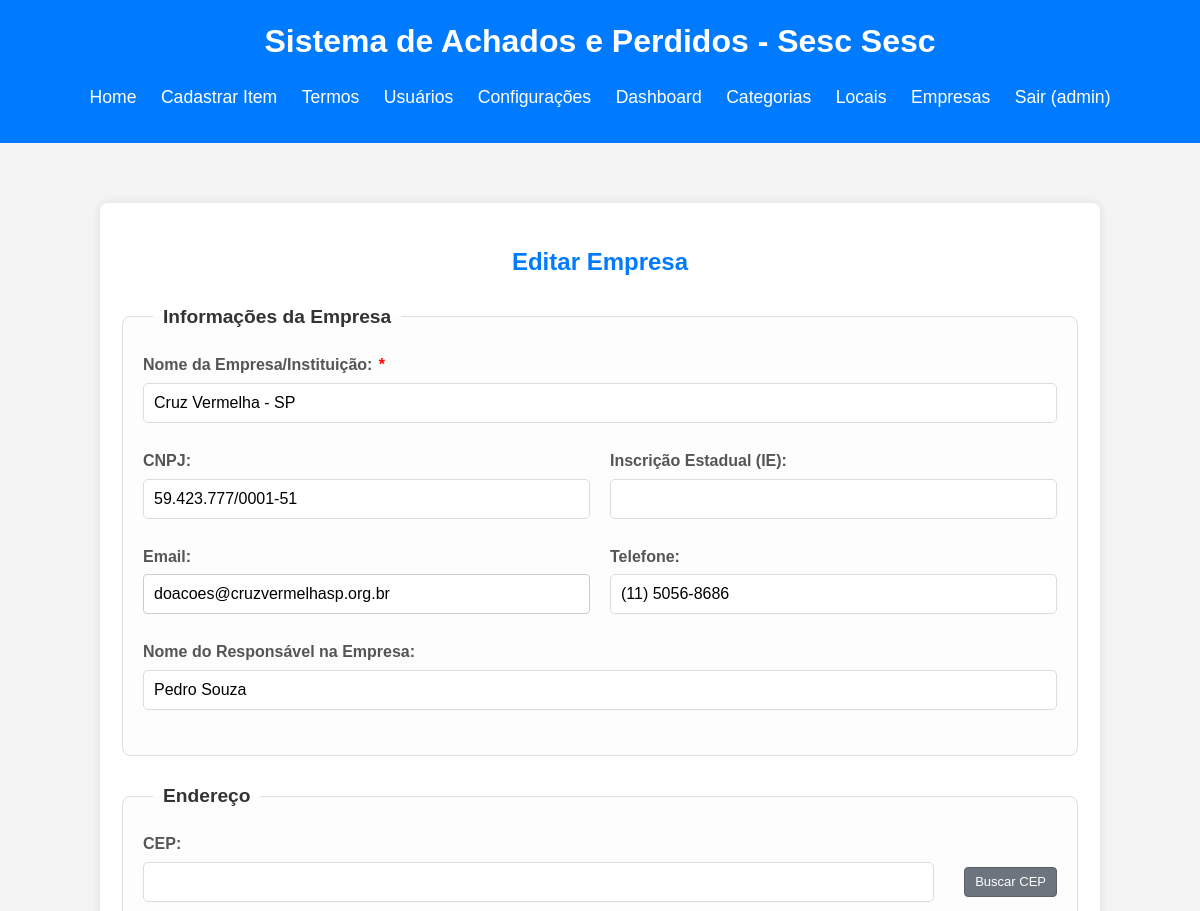
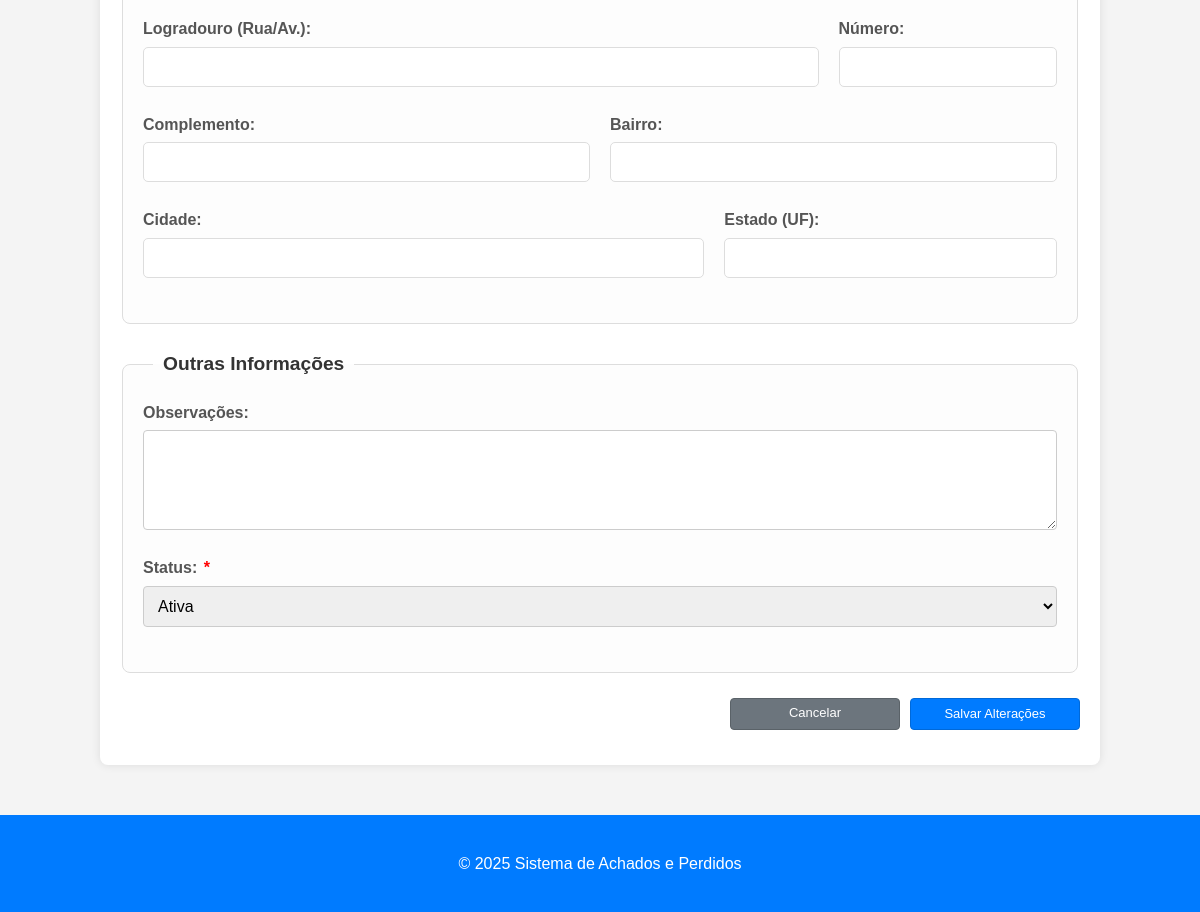
/admin/edit_company_page.php?id=2 (signed in), run on the app's committed database (2 pictures, top to bottom).
### tables this page shows
CREATE TABLE `settings` (
    `config_id` INT PRIMARY KEY DEFAULT 1,
    `unidade_nome` VARCHAR(255),
    `cnpj` VARCHAR(20),
    `endereco_rua` VARCHAR(255),
    `endereco_numero` VARCHAR(50),
    `endereco_bairro` VARCHAR(100),
    `endereco_cidade` VARCHAR(100),
    `endereco_estado` VARCHAR(50),
    `endereco_cep` VARCHAR(10),
    `last_updated` TIMESTAMP DEFAULT CURRENT_TIMESTAMP ON UPDATE CURRENT_TIMESTAMP,
    CONSTRAINT check_single_row CHECK (config_id = 1)
);

CREATE TABLE `companies` (
    `id` INT AUTO_INCREMENT PRIMARY KEY,
    `name` VARCHAR(255) NOT NULL,
    `cnpj` VARCHAR(20) DEFAULT NULL UNIQUE,
    `ie` VARCHAR(20) DEFAULT NULL,
    `responsible_name` VARCHAR(255) DEFAULT NULL,
    `phone` VARCHAR(20) DEFAULT NULL,
    `address_street` VARCHAR(255) DEFAULT NULL,
    `address_number` VARCHAR(50) DEFAULT NULL,
    `address_complement` VARCHAR(100) DEFAULT NULL,
    `address_neighborhood` VARCHAR(100) DEFAULT NULL,
    `address_city` VARCHAR(100) DEFAULT NULL,
    `address_state` VARCHAR(50) DEFAULT NULL,
    `address_cep` VARCHAR(10) DEFAULT NULL,
    `email` VARCHAR(255) DEFAULT NULL,
    `observations` TEXT DEFAULT NULL,
    `status` ENUM('active', 'inactive') NOT NULL DEFAULT 'active',
    `created_at` TIMESTAMP DEFAULT CURRENT_TIMESTAMP,
    `updated_at` TIMESTAMP DEFAULT CURRENT_TIMESTAMP ON UPDATE CURRENT_TIMESTAMP,
    INDEX `idx_companies_name` (`name`),
    INDEX `idx_companies_cnpj` (`cnpj`),
    INDEX `idx_companies_status` (`status`)
);

### src/auth.php (called while the page is built, shortened)
<?php
function is_logged_in() {
    return isset($_SESSION['user_id']);
}
function is_admin() {
    return isset($_SESSION['user_role']) &&
           ($_SESSION['user_role'] === 'admin' ||
            $_SESSION['user_role'] === 'admin-aprovador' ||
            $_SESSION['user_role'] === 'superAdmin');
}
function is_super_admin() {
    return isset($_SESSION['user_role']) && $_SESSION['user_role'] === 'superAdmin';
}
?>

### src/admin/edit_company_page.php (the view, shortened to what this page needs)
<?php
require_once '../auth.php';
require_once '../db_connect.php';
$page_title = "Adicionar Nova Empresa";
$company_id = null;
$company = [
    'id' => null,
    'name' => '',
    'cnpj' => '',
    'ie' => '',
    'responsible_name' => '',
    'phone' => '',
    'email' => '',
    'address_street' => '',
    'address_number' => '',
    'address_complement' => '',
    'address_neighborhood' => '',
    'address_city' => '',
    'address_state' => '',
    'address_cep' => '',
    'observations' => '',
    'status' => 'active'
];
if (isset($_GET['id'])) {
    $company_id = filter_input(INPUT_GET, 'id', FILTER_VALIDATE_INT);
    if ($company_id) {
        $page_title = "Editar Empresa";
        $stmt = $conn->prepare("SELECT * FROM companies WHERE id = ?");
        $stmt->bind_param("i", $company_id);
        $stmt->execute();
        $result = $stmt->get_result();
        if ($result->num_rows > 0) {
            $company = $result->fetch_assoc();
        } else {
            $_SESSION['error_message'] = "Empresa não encontrada.";
            header("Location: manage_companies_page.php");
            exit();
        }
    } else {
        $_SESSION['error_message'] = "ID de empresa inválido.";
        header("Location: manage_companies_page.php");
        exit();
    }
}
require_once '../templates/header.php';
?>
<div class="container register-item-container">
    <h2><?php echo $page_title; ?></h2>
    <form action="<?php echo $company_id ? 'edit_company_handler.php' : 'add_company_handler.php'; ?>" method="POST" class="form-modern">
        <fieldset class="data-section-rounded">
            <legend>Informações da Empresa</legend>
            <div class="form-row">
                <div class="form-group_col_full">
                    <label for="name">Nome da Empresa/Instituição: <span class="required-asterisk">*</span></label>
                    <input type="text" id="name" name="name" class="form-control" value="<?php echo htmlspecialchars($company['name'] ?? ''); ?>" required maxlength="255">
                </div>
            </div>
            <div class="form-row">
                <div class="form-group_col">
                    <label for="cnpj">CNPJ:</label>
                    <input type="text" id="cnpj" name="cnpj" class="form-control cnpj-mask" value="<?php echo htmlspecialchars($company['cnpj'] ?? ''); ?>" maxlength="20">
                </div>
                <div class="form-group_col">
                    <label for="ie">Inscrição Estadual (IE):</label>
                    <input type="text" id="ie" name="ie" class="form-control" value="<?php echo htmlspecialchars($company['ie'] ?? ''); ?>" maxlength="20">
                </div>
            </div>
             <div class="form-row">
                <div class="form-group_col">
                    <label for="email">Email:</label>
                    <input type="email" id="email" name="email" class="form-control" value="<?php echo htmlspecialchars($company['email'] ?? ''); ?>" maxlength="255">
                </div>
                <div class="form-group_col">
                    <label for="phone">Telefone:</label>
                    <input type="text" id="phone" name="phone" class="form-control phone-mask" value="<?php echo htmlspecialchars($company['phone'] ?? ''); ?>" maxlength="20">
                </div>
            </div>
            <div class="form-row">
                 <div class="form-group_col_full">
                    <label for="responsible_name">Nome do Responsável na Empresa:</label>
                    <input type="text" id="responsible_name" name="responsible_name" class="form-control" value="<?php echo htmlspecialchars($company['responsible_name'] ?? ''); ?>" maxlength="255">
                </div>
            </div>
        </fieldset>
        <fieldset class="data-section-rounded">
            <legend>Endereço</legend>
            <div class="form-row">
                <div class="form-group_col form-group_col-small">
                    <label for="address_cep">CEP:</label>
                    <input type="text" id="address_cep" name="address_cep" class="form-control cep-mask" value="<?php echo htmlspecialchars($company['address_cep'] ?? ''); ?>" maxlength="10">
                </div>
                <div class="form-group_col_button">
                     <button type="button" id="searchCepButton" class="button-secondary" style="margin-top:30px;">Buscar CEP</button>
                </div>
            </div>
            <div class="form-row">
                <div class="form-group_col form-group_col-large">
                    <label for="address_street">Logradouro (Rua/Av.):</label>
                    <input type="text" id="address_street" name="address_street" class="form-control" value="<?php echo htmlspecialchars($company['address_street'] ?? ''); ?>" maxlength="255">
                </div>
                <div class="form-group_col form-group_col-small">
                    <label for="address_number">Número:</label>
                    <input type="text" id="address_number" name="address_number" class="form-control" value="<?php echo htmlspecialchars($company['address_number'] ?? ''); ?>" maxlength="50">
                </div>
            </div>
            <div class="form-row">
                 <div class="form-group_col">
                    <label for="address_complement">Complemento:</label>
                    <input type="text" id="address_complement" name="address_complement" class="form-control" value="<?php echo htmlspecialchars($company['address_complement'] ?? ''); ?>" maxlength="100">
                </div>
                <div class="form-group_col">
                    <label for="address_neighborhood">Bairro:</label>
                    <input type="text" id="address_neighborhood" name="address_neighborhood" class="form-control" value="<?php echo htmlspecialchars($company['address_neighborhood'] ?? ''); ?>" maxlength="100">
                </div>
            </div>
            <div class="form-row">
                <div class="form-group_col">
                    <label for="address_city">Cidade:</label>
                    <input type="text" id="address_city" name="address_city" class="form-control" value="<?php echo htmlspecialchars($company['address_city'] ?? ''); ?>" maxlength="100">
                </div>
                <div class="form-group_col form-group_col-small">
                    <label for="address_state">Estado (UF):</label>
                    <input type="text" id="address_state" name="address_state" class="form-control estado-mask" value="<?php echo htmlspecialchars($company['address_state'] ?? ''); ?>" maxlength="50">
                </div>
            </div>
        </fieldset>
        <fieldset class="data-section-rounded">
            <legend>Outras Informações</legend>
             <div class="form-row">
                <div class="form-group_col_full">
                    <label for="observations">Observações:</label>
                    <textarea id="observations" name="observations" class="form-control" rows="3"><?php echo htmlspecialchars($company['observations'] ?? ''); ?></textarea>
                </div>
            </div>
            <div class="form-row">
                <div class="form-group_col">
                    <label for="status">Status: <span class="required-asterisk">*</span></label>
                    <select id="status" name="status" class="form-control" required>
                        <option value="active" <?php echo (($company['status'] ?? 'active') === 'active') ? 'selected' : ''; ?>>Ativa</option>
                    </select>
                </div>
            </div>
        </fieldset>
        <div class="form-action-buttons-group" style="margin-top: 20px;">
            <a href="manage_companies_page.php" class="button-secondary">Cancelar</a>
            <button type="submit" class="button-primary">
                <?php echo $company_id ? 'Salvar Alterações' : 'Adicionar Empresa'; ?>
            </button>
        </div>
    </form>
</div>
<?php require_once '../templates/footer.php'; ?>

### src/templates/header.php (shortened to what this page needs)
<?php
$db_specific_unidade_nome = '';
if (isset($conn) && $conn instanceof mysqli) {
    $stmt_settings = $conn->prepare("SELECT unidade_nome FROM settings WHERE config_id = 1");
    if ($stmt_settings) {
        $stmt_settings->execute();
        $result_settings = $stmt_settings->get_result();
        if ($result_settings->num_rows > 0) {
            $row_settings = $result_settings->fetch_assoc();
            if (!empty(trim($row_settings['unidade_nome'] ?? ''))) {
                $db_specific_unidade_nome = htmlspecialchars(trim($row_settings['unidade_nome'] ?? ''));
            }
        }
    } else {
        error_log("Failed to prepare statement for settings in header: " . $conn->error);
    }
} else {
    error_log("Database connection not available in header.php or not a mysqli object.");
}
$base_site_title = "Sistema de Achados e Perdidos";
$display_h1_title = $base_site_title;
if (!empty($db_specific_unidade_nome)) {
    $suffix = " - Sesc " . $db_specific_unidade_nome;
    $display_h1_title .= $suffix;
}
$is_index_page = basename($_SERVER['PHP_SELF']) == 'index.php';
$h1_with_trigger = str_replace('Achados', '<span id="easter-egg-trigger">Achados</span>', $display_h1_title);
?>
<!DOCTYPE html>
<html lang="pt-br">
<head>
    <link rel="stylesheet" href="/style.css">
    <link href="https://cdn.jsdelivr.net/npm/select2@4.1.0-rc.0/dist/css/select2.min.css" rel="stylesheet" />
    <link rel="stylesheet" href="https://cdnjs.cloudflare.com/ajax/libs/font-awesome/6.5.2/css/all.min.css">
</head>
<body>
    <header>
        <h1><?php echo $h1_with_trigger; ?></h1>
        <nav>
            <ul>
                <?php if (!$is_index_page): ?>
                    <li><a href="/home.php">Home</a></li>
                    <li><a href="/register_item_page.php">Cadastrar Item</a></li>
                    <li><a href="/manage_terms.php">Termos</a></li>
                <?php endif; ?>
                <?php if (is_super_admin()): ?>
                    <li><a href="/admin/manage_users.php">Usuários</a></li>
                    <li><a href="/admin/settings_page.php">Configurações</a></li>
                <?php endif; ?>
                <?php if (is_admin()): ?>
                    <li><a href="/admin/dashboard.php">Dashboard</a></li>
                    <li><a href="/admin/manage_categories.php">Categorias</a></li>
                    <li><a href="/admin/manage_locations.php">Locais</a></li>
                    <li><a href="/admin/manage_companies_page.php">Empresas</a></li>
                <?php endif; ?>
                <?php if (is_logged_in()): ?>
                    <li><a href="/logout_handler.php">Sair (<?php echo htmlspecialchars($_SESSION['username'] ?? 'Usuário'); ?>)</a></li>
                <?php else: ?>
                    <?php if (!$is_index_page): ?>
                        <li><a href="/index.php">Login</a></li>
                    <?php endif; ?>
                <?php endif; ?>
            </ul>
        </nav>
    </header>
    <main>

### src/templates/header.php (style rules this page uses)
header { user-select: none; }
#easter-egg-trigger { cursor: default; }

### src/admin/edit_company_page.php (style rules this page uses)
.required-asterisk { color: red; margin-left: 2px; }
.form-group_col_button { display: flex; align-items: flex-end; margin-left: 10px; }
.form-modern fieldset.data-section-rounded { border: 1px solid #ddd; border-radius: 8px; padding: 20px; margin-bottom: 25px; background-color: #fdfdfd; }
.form-modern legend { font-size: 1.2em; font-weight: bold; color: #333; padding: 0 10px; margin-left: 10px; width: auto; }
.form-modern .form-row { display: flex; flex-wrap: wrap; justify-content: space-between; margin-bottom: 15px; }
.form-modern .form-group_col, .form-modern .form-group_col_full, .form-modern .form-group_col-small, .form-modern .form-group_col-large { display: flex; flex-direction: column; margin-bottom: 10px; }
.form-modern .form-group_col_full { width: 100%; }
.form-modern .form-group_col { flex-basis: calc(50% - 10px); }
.form-modern .form-group_col-small { flex-basis: calc(25% - 10px); }
.form-modern .form-group_col-large { flex-basis: calc(75% - 10px); }
.form-modern label { margin-bottom: 5px; font-weight: bold; color: #555; }
.form-modern .form-control { width: 100%; padding: 10px; border: 1px solid #ccc; border-radius: 4px; box-sizing: border-box; font-size: 1em; }
.form-modern textarea.form-control { min-height: 80px; resize: vertical; }
.form-action-buttons-group { display: flex; justify-content: flex-end; gap: 10px; margin-top: 20px; }

### data on the page
settings: unidade_nome "Sistema de Achados e Perdidos - Sesc Sesc"
companies: name "Cruz Vermelha - SP", cnpj "59.423.777/0001-51", email "doacoes@cruzvermelhasp.org.br", phone "(11) 5056-8686", responsible_name "Pedro Souza", status "Ativa"

### other printed values
$_SESSION['username'] "admin"
$page_title "Editar Empresa"
